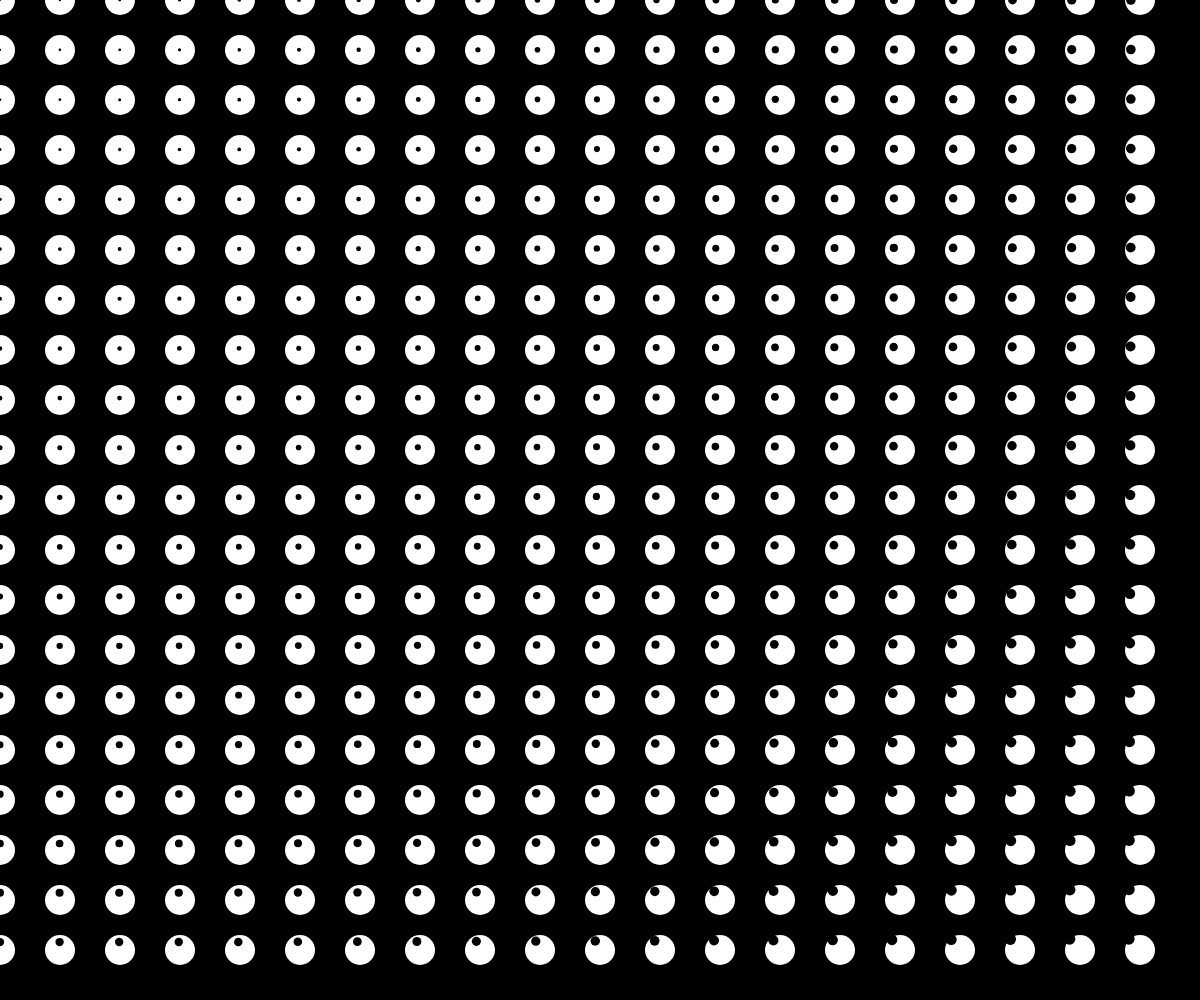
Frame 1 (no input)
Frame 60 (no input): identical to frame 1, image omitted
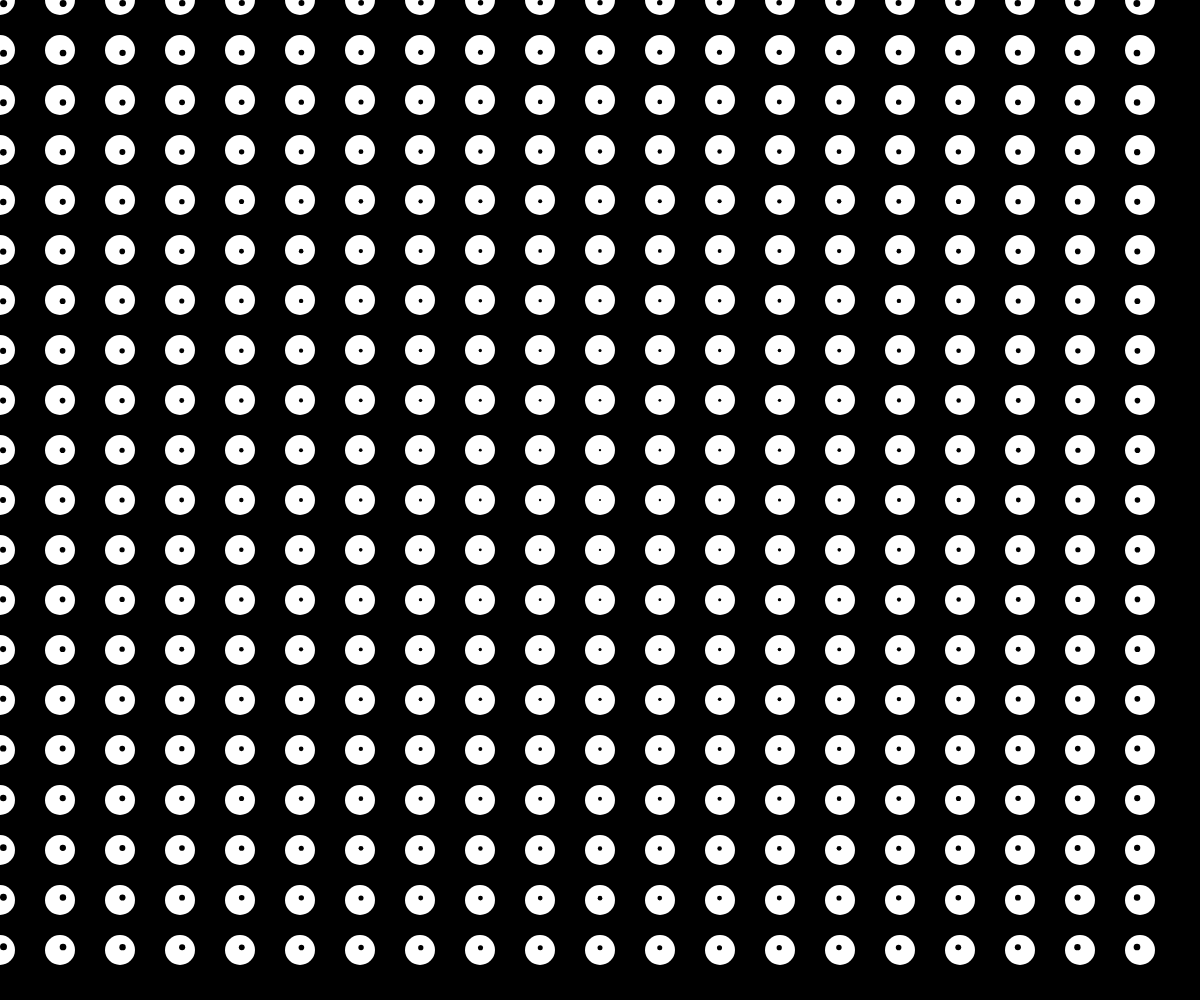
Frame 120 (the mouse pressed at the canvas centre since frame 60)

The p5.js sketch that drew these frames (run headless with seeded random() and noise() and a simulated clock; from frame 60 on, the mouse is pressed at the canvas centre):

// p5.js sketch
// ── sketch.js
let tilesX = 20;
let tilesY = 20;
let gridX, gridY;

function setup() {
  createCanvas(windowWidth, windowHeight);
  gridX = width / tilesX;
  gridY = height / tilesY;
  noStroke();
}

function draw() {
  background(0);
  for (let y = 0; y < tilesY; y++) {
    for (let x = 0; x < tilesX; x++) {
      let eyeX = x * gridX;
      let eyeY = y * gridY;

      // Pupillenposition und Größe berechnen
      let pupilSize = map(dist(mouseX, mouseY, eyeX, eyeY), 0, width, 2, 10);
      let pupilX = map(mouseX - eyeX, -width / 2, width / 2, -pupilSize / 2, pupilSize / 2);
      let pupilY = map(mouseY - eyeY, -height / 2, height / 2, -pupilSize / 2, pupilSize / 2);

      // Augen zeichnen
      drawEye(eyeX, eyeY, pupilX, pupilY, pupilSize);
    }
  }
}

function drawEye(x, y, pupilX, pupilY, pupilSize) {
  // Weißes Auge
  fill(255);
  ellipse(x, y, 30, 30);

  // Pupille
  fill(0);
  ellipse(x + pupilX, y + pupilY, pupilSize, pupilSize);
}
